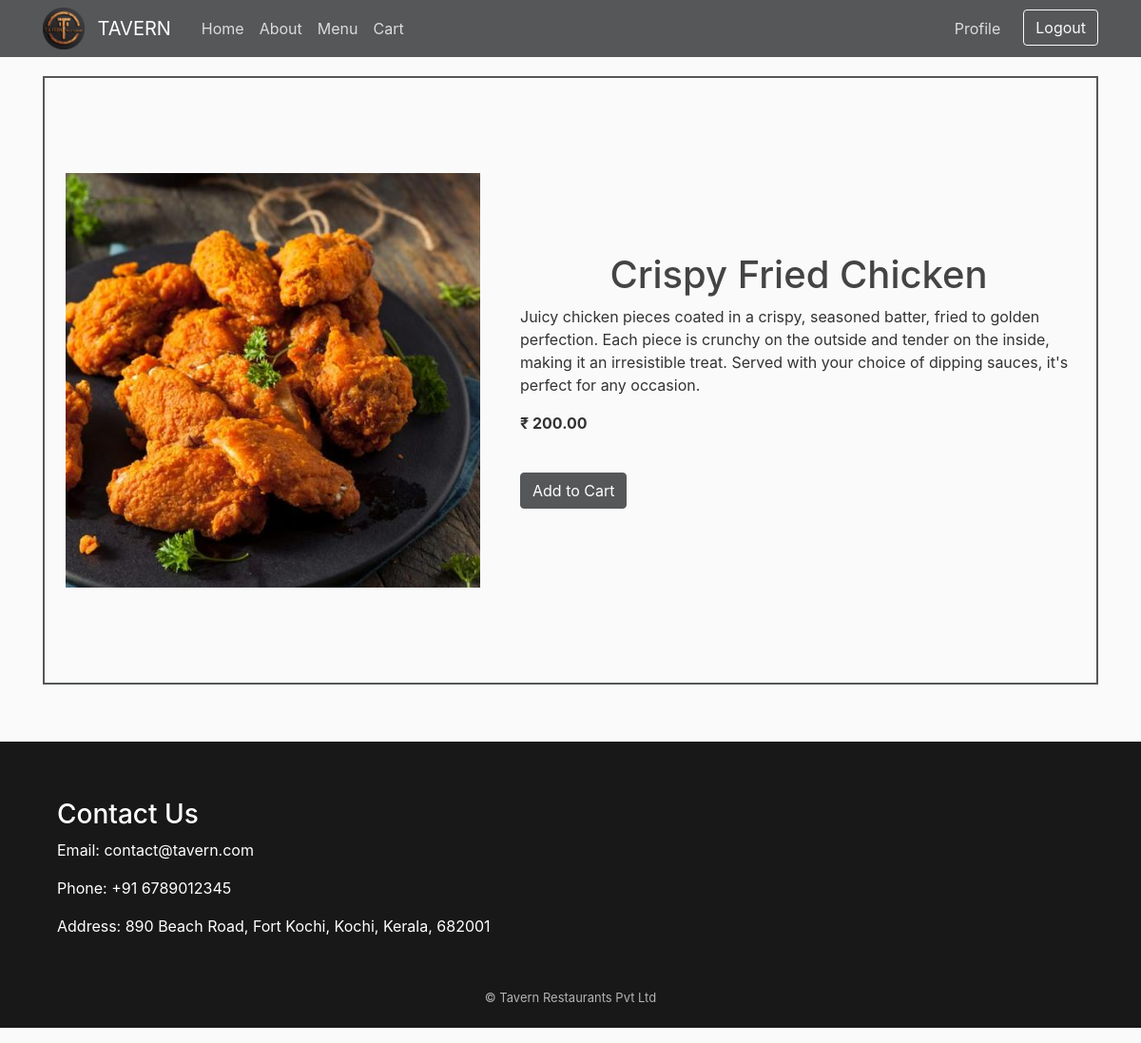
/menu/16 (signed in), run on the app's committed database.
### menu/models.py (models this page shows, shortened)
class Menu(models.Model):
    title = models.CharField(max_length=100)
    content = models.TextField()
    date_posted = models.DateTimeField(default=timezone.now)
    price = models.DecimalField(max_digits=10, decimal_places=2)
    image = models.ImageField(default="menu/default.jpg", upload_to="menu")

### menu/views.py (the view)
# urls.py: path('menu/<int:pk>', MenuDetailView.as_view(), name='menu-detail'),
class MenuDetailView(LoginRequiredMixin, DetailView):
    model = Menu
    template_name = "menu/menu_detail.html"
    context_object_name = "menu"

### menu/templates/menu/menu_detail.html (shortened to what this page needs)
{% extends "menu/base.html" %} {% load static %} {% block head %}
<link rel="stylesheet" href="{% static 'menu/menu-detail.css' %}" />
{% endblock head%} {% block content %}
<div class="mditem">
  <img src="{{ menu.image.url }}" class="mdimage" alt="{{ menu.title }}" />
  <div class="card-body menuCard">
    <h1 class="mdtitle">{{ menu.title }}</h1>
    <p class="desc">{{ menu.content }}</p>
    <p class="price"><strong>₹ {{ menu.price }}</strong></p>
    <div class="cartBtns">
      <div class="addBtnGroup">
        <button type="button" class="btn btn-primary addtoCart">
          Add to Cart
        </button>
      </div>
    </div>
  </div>
</div>
{% endblock content %}

### menu/static/menu/main.css (style rules this page uses)
body { background: #fafafa; color: #333333; margin-top: 5rem; }
h1, h2, h3, h4, h5, h6 { color: #444444; }
.btn-primary { background-color: #555759; border-color: #555759; }

### menu/static/menu/menu-detail.css (style rules this page uses)
.mditem { display: flex; justify-content: center; align-items: center; border: 2px solid #555759; height: 80vh; }
.mdimage { padding: 2%; border-radius: 3%; width: 40vw; }
.mdtitle { text-align: center; font-weight: 500; }

### data on the page
Menu: image (picture), title "Crispy Fried Chicken", content "Juicy chicken pieces coated in a crispy, seasoned batter, fried to golden perfection. Each piece is crunchy on the outside and tender on the inside, making it an irresistible treat. Served with your choice of dipping sauces, it's perfect for any occasion.", price "200.00"
